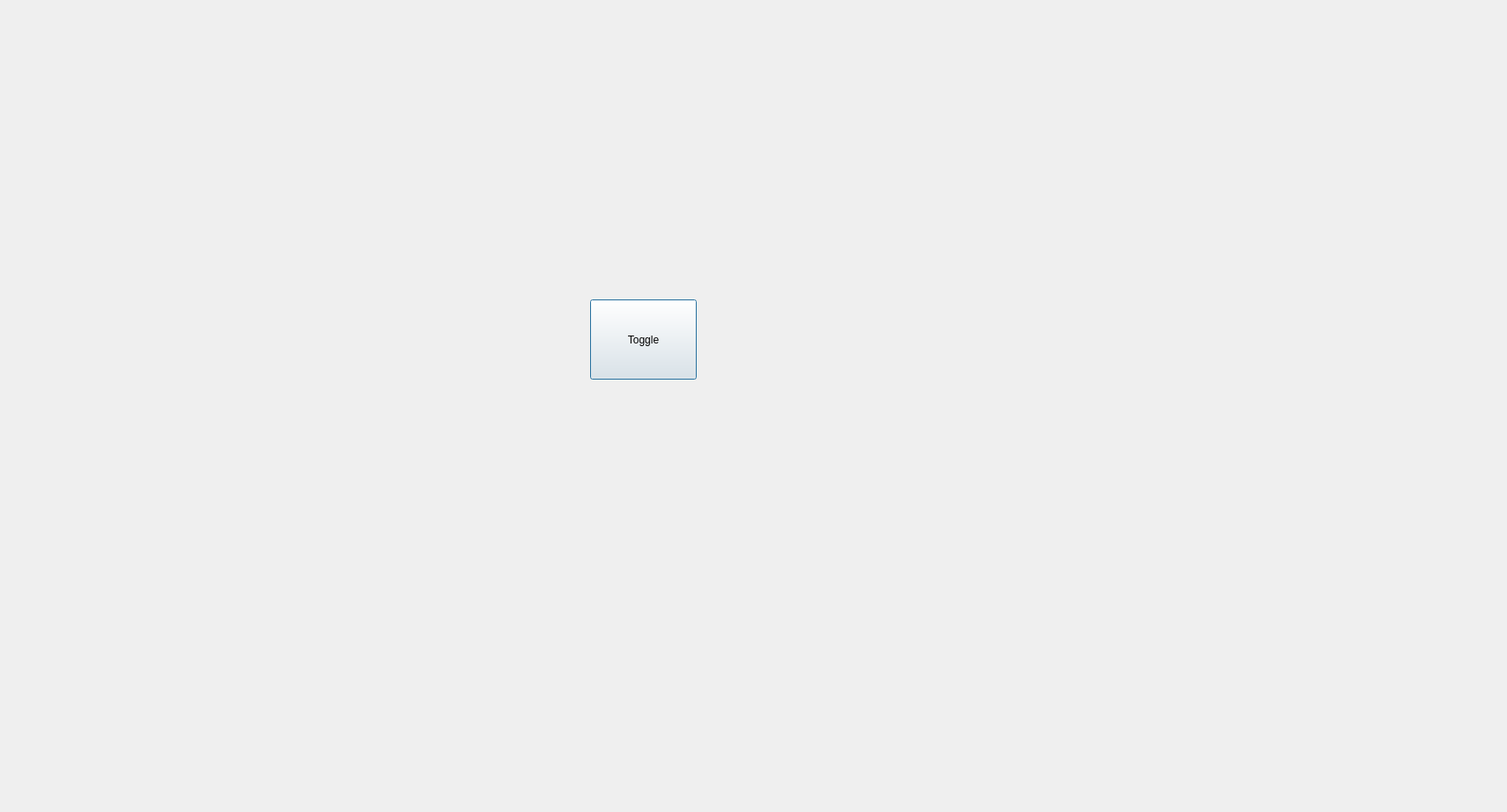
<?xml version="1.0" encoding="UTF-8"?>
<ui version="4.0">
 <class>Dialog</class>
 <widget class="QDialog" name="Dialog">
  <property name="geometry">
   <rect>
    <x>0</x>
    <y>0</y>
    <width>1711</width>
    <height>922</height>
   </rect>
  </property>
  <property name="windowTitle">
   <string>Dialog</string>
  </property>
  <widget class="QPushButton" name="pushButton">
   <property name="geometry">
    <rect>
     <x>670</x>
     <y>340</y>
     <width>121</width>
     <height>91</height>
    </rect>
   </property>
   <property name="text">
    <string>Toggle</string>
   </property>
   <property name="checkable">
    <bool>true</bool>
   </property>
   <property name="checked">
    <bool>false</bool>
   </property>
  </widget>
 </widget>
 <resources/>
 <connections/>
</ui>
